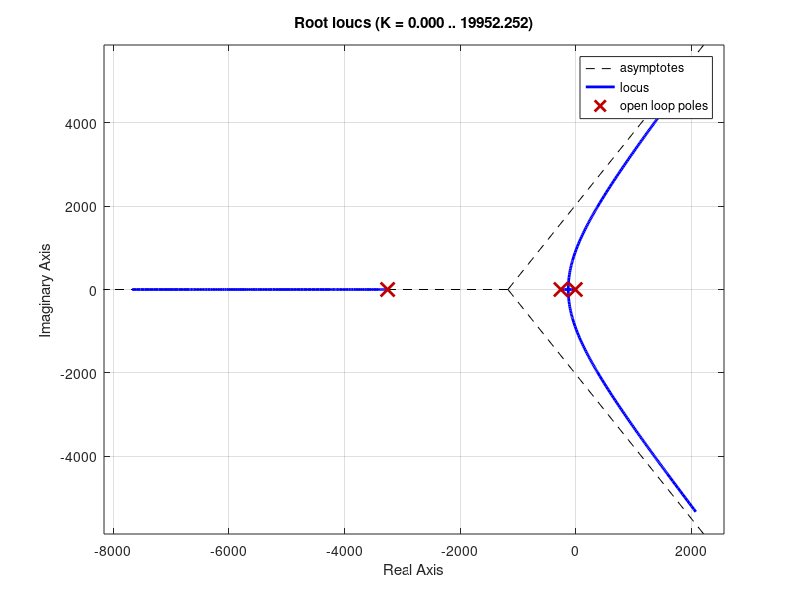

MATLAB code to generate this figure: (Note: this script raises an error after producing the figure.)
% J.Williams
% University of Wisconsin-Madison
% EPD629: Powertrain Systems and Controls
% Assignement 10
% 2022-04-04

%%%%%%%%%%%%%%%%%%%%%%%%%%%%%%%%%%%%%%%%%%%%%%%%%%%%%%%%%%%%%%%%%%%%%%%%%%%
% Assignment:
% This homework assignment is to create bode plots for an electronic
% throttle system and determine gains for a PI and a PID controller.
%%%%%%%%%%%%%%%%%%%%%%%%%%%%%%%%%%%%%%%%%%%%%%%%%%%%%%%%%%%%%%%%%%%%%%%%%%%
% Note that this was assignment had a large copy-paste from the homework
% assignment instructions...
%%%%%%%%%%%%%%%%%%%%%%%%%%%%%%%%%%%%%%%%%%%%%%%%%%%%%%%%%%%%%%%%%%%%%%%%%%%

% Close figures, clear variables and command window
clear;
close all;
clc;

% Assign symbolic variables
s = tf('s')  % Define s for symbolic transfer function format
% syms s L R J b K Kt Kb
  
% Calibration parameters
Kt = 0.063;  % Nm/A
Kb = Kt;     % V/(rad/s)
% L = 1e-3 was replaced by L = 1e-4 to keep poles real for this assignment
L = 1e-4;    % H  
R = 0.35;    % Ohm
J = 50e-6;   % kg*m^2
b = .001;    % Nm/(rad/s)
K = 0.1;     % Nm/rad
Tau = 0.001; % filter time constant
 
% Plant Model Transfer Function
G1 = Kt/(L*s+R)
G2 = 1/(J*s)
G2 = feedback(G2,b) % was G2 = G2/(1+G2*b) 
G2 = G2/s
G2 = feedback(G2,K) % was G2 = G2/(1+G2*K)
Gp = feedback(G1*G2,Kb*s) % was Gp = G1*G2/(1 + G1*G2*Kb*s)
                          % simplify(Gp)

% Plant poles
p = pole(Gp)
p1 = p(1) % Gp pole 1
p2 = p(2) % Gp pole 2
p3 = p(3) % Gp pole 3

%%%%%%%%%%%%%%%%%%%%%%%%%%%%%%%%%%%%%%%%%%%%%%%%%%%%%%%%%%%%%%%%%%%%%%%%%%%
disp('Part 1: Proportional Control')
figure(1)
Gc_r1 = 1 % Gc for root locus with overall gain equal to one
rlocus(Gc_r1*Gp)
% This will be used to find the input for the gain used below...
Gain = 3.84  % Gain from breakaway point in root locus
Gc = Gain*Gc_r1 % Controller transfer function
sisotool(Gp, Gc) % Opens the Control System Designer tool

%%%%%%%%%%%%%%%%%%%%%%%%%%%%%%%%%%%%%%%%%%%%%%%%%%%%%%%%%%%%%%%%%%%%%%%%%%%
disp('Part 2: Integral Control')
figure(2)
Gc_r2 = 1/s % Gc for root locus with overall gain equal to one
rlocus(Gc_r2*Gp)
% This will be used to find the input for the gain used below...
Gain = 1.14  % Gain from breakaway point in root locus
Gc = Gain*Gc_r2 % Controller transfer function
sisotool(Gp, Gc) % Opens the Control System Designer tool

%%%%%%%%%%%%%%%%%%%%%%%%%%%%%%%%%%%%%%%%%%%%%%%%%%%%%%%%%%%%%%%%%%%%%%%%%%%
disp('Part 3: PI Control with Zero at -8.3691 rad/s')
% Note that -8.3691 should be p3
figure(3)
Gc_r3 = (s/(-p3)+1)/s % Gc for root locus with overall gain equal to one
rlocus(Gc_r3*Gp)
% This will be used to find the input for the gain used below...
Gain = 34.4  % Gain from breakaway point in root locus
Gc = Gain*Gc_r3 % Controller transfer function
sisotool(Gp, Gc) % Opens the Control System Designer tool

%%%%%%%%%%%%%%%%%%%%%%%%%%%%%%%%%%%%%%%%%%%%%%%%%%%%%%%%%%%%%%%%%%%%%%%%%%%
disp('Part 4: PID Control with Zeros at -256.9902 & -8.3691 rad/s')
% Note that -8.3691 should be p3, -256.9902 should be p2
figure(4)
Gc_r4 = (s/(-p2)+1)*(s/(-p3)+1)/(s*(Tau*s+1)) % Gc for root locus with overall gain equal to one
rlocus(Gc_r4*Gp)
% This will be used to find the input for the gain used below...
Gain = 119  % Gain from breakaway point in root locus
Gc = Gain*Gc_r4 % Controller transfer function
sisotool(Gp, Gc) % Opens the Control System Designer tool

%%%%%%%%%%%%%%%%%%%%%%%%%%%%%%%%%%%%%%%%%%%%%%%%%%%%%%%%%%%%%%%%%%%%%%%%%%%
disp('Part 5: PI Control with Zero at -8.3691 rad/s and complex poles')
% Note that -8.3691 should be p3, -256.9902 should be p2
L = 0.001;  % H
G1 = Kt/(L*s+R)
G2 = 1/(J*s)
G2 = feedback(G2,b)
G2 = G2/s
G2 = feedback(G2,K)
Gp = feedback(G1*G2,Kb*s)
p = pole(Gp)
Gc_r5 = (s/(-p3)+1)/s % Gc for root locus with overall gain equal to one
Gain = 20
Gc = Gain*Gc_r5
sisotool(Gp, Gc)
Gain = 46.035 % got from edit compensator tool in sisotool after adjusting to GM: 13 dB
Gc = Gain*Gc_r5
figure(5)
bode(Gc*Gp)
T = feedback(Gc*Gp, 1)
figure(6)
step(T)

